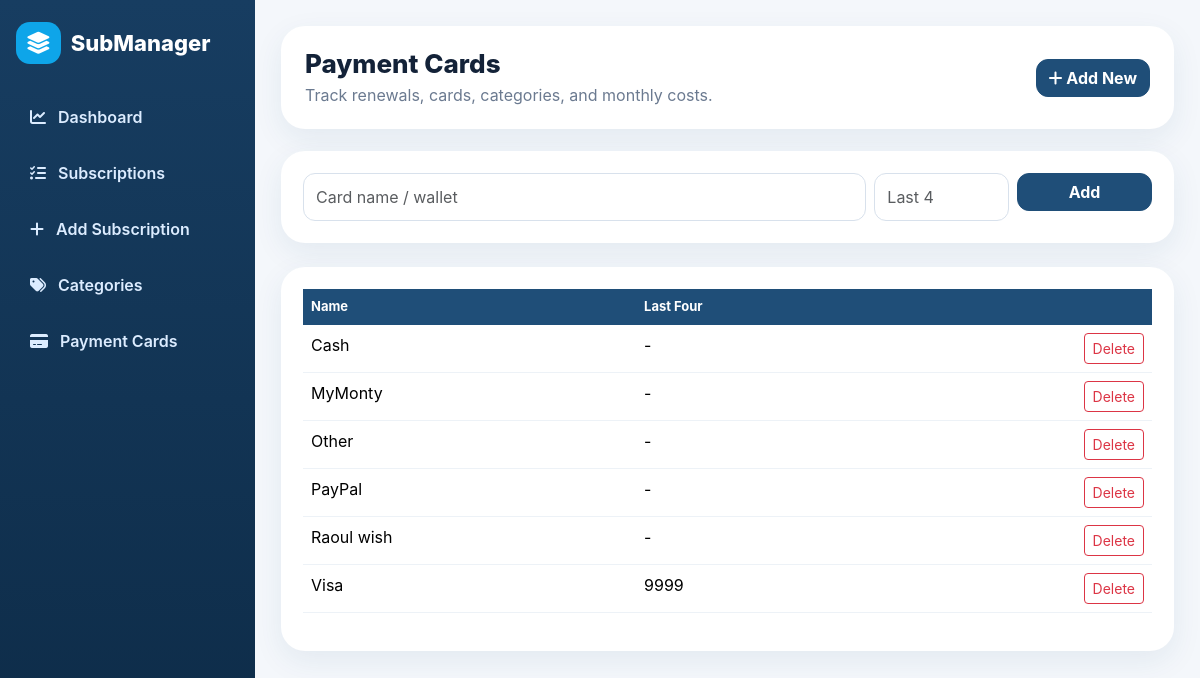
/cards.php, run on the app's committed database.
### tables this page shows
CREATE TABLE IF NOT EXISTS payment_cards (
  id INT AUTO_INCREMENT PRIMARY KEY,
  name VARCHAR(100) NOT NULL UNIQUE,
  last_four VARCHAR(10) NULL
);

### cards.php (the view, shortened to what this page needs)
<?php require 'db.php'; require 'layout.php';
$rows=$pdo->query("SELECT * FROM payment_cards ORDER BY name")->fetchAll(); page_header('Payment Cards'); ?>
<div class="cardx form-card"><form method="post" class="row g-2"><div class="col-md-8"><input name="name" class="form-control" placeholder="Card name / wallet"></div><div class="col-md-2"><input name="last_four" class="form-control" placeholder="Last 4"></div><div class="col-md-2"><button class="btn btn-primary w-100">Add</button></div></form></div>
<div class="cardx mt-4"><table class="table"><thead><tr><th>Name</th><th>Last Four</th><th></th></tr></thead><tbody><?php foreach($rows as $r): ?><tr><td><?= htmlspecialchars($r['name']) ?></td><td><?= htmlspecialchars($r['last_four'] ?? '-') ?></td><td class="text-end"><a class="btn btn-sm btn-outline-danger" href="?delete=<?= $r['id'] ?>">Delete</a></td></tr><?php endforeach; ?></tbody></table></div>
<?php page_footer(); ?>

### layout.php (shortened to what this page needs)
<?php
function page_header($title = 'Subscription Manager') { ?>
<!doctype html>
<html lang="en">
<head>
  <link href="https://cdn.jsdelivr.net/npm/bootstrap@5.3.3/dist/css/bootstrap.min.css" rel="stylesheet">
  <link href="https://cdnjs.cloudflare.com/ajax/libs/font-awesome/6.5.2/css/all.min.css" rel="stylesheet">
  <link href="assets/css/style.css" rel="stylesheet">
</head>
<body>
<div class="app">
  <aside class="sidebar">
    <div class="brand"><i class="fa-solid fa-layer-group"></i><span>SubManager</span></div>
    <a href="index.php"><i class="fa-solid fa-chart-line"></i> Dashboard</a>
    <a href="subscriptions.php"><i class="fa-solid fa-list-check"></i> Subscriptions</a>
    <a href="add-subscription.php"><i class="fa-solid fa-plus"></i> Add Subscription</a>
    <a href="categories.php"><i class="fa-solid fa-tags"></i> Categories</a>
    <a href="cards.php"><i class="fa-solid fa-credit-card"></i> Payment Cards</a>
  </aside>
  <main class="content">
    <div class="topbar">
      <div>
        <h1><?= htmlspecialchars($title) ?></h1>
        <p>Track renewals, cards, categories, and monthly costs.</p>
      </div>
      <a class="btn btn-primary" href="add-subscription.php"><i class="fa-solid fa-plus"></i> Add New</a>
    </div>
<?php }
function page_footer() { ?>
  </main>
</div>
</body>
</html>
<?php } ?>

### assets/css/style.css (style rules this page uses)
:root { --blue:#1f4e78;--teal:#087f73;--bg:#f4f7fb;--card:#fff;--text:#132238;--muted:#6b7a90;--red:#d90429;--orange:#f59e0b;--green:#0f9f6e }
* { box-sizing:border-box }
body { margin:0;background:var(--bg);font-family:Inter,Segoe UI,Arial,sans-serif;color:var(--text) }
.app { display:flex;min-height:100vh }
.sidebar { width:255px;background:linear-gradient(180deg,#173d61,#0d2b47);color:#fff;padding:22px 16px;position:fixed;top:0;bottom:0;left:0 }
.brand { display:flex;align-items:center;gap:10px;font-size:22px;font-weight:800;margin-bottom:28px }
.brand i { background:#0ea5e9;padding:10px;border-radius:14px }
.sidebar a { display:flex;align-items:center;gap:12px;color:#dcecff;text-decoration:none;padding:13px 14px;border-radius:13px;margin-bottom:6px;font-weight:600 }
.content { margin-left:255px;width:calc(100% - 255px);padding:26px }
.topbar { background:#fff;border-radius:24px;padding:22px 24px;display:flex;justify-content:space-between;align-items:center;box-shadow:0 10px 30px rgba(31,78,120,.08);margin-bottom:22px }
.topbar h1 { font-size:26px;font-weight:800;margin:0 }
.topbar p { color:var(--muted);margin:4px 0 0 }
.btn-primary { background:var(--blue);border-color:var(--blue);border-radius:12px;font-weight:700 }
.cardx { background:#fff;border-radius:24px;padding:22px;box-shadow:0 10px 30px rgba(31,78,120,.08) }
.table thead th { background:var(--blue);color:#fff;font-size:13px;border:0 }
.table td { border-color:#edf2f7 }
.form-control,.form-select { border-radius:12px;padding:11px 12px;border-color:#d8e1ec }

### data on the page
payment_cards: name "Cash", last_four "-"
payment_cards: name "MyMonty", last_four "-"
payment_cards: name "Other", last_four "-"
payment_cards: name "PayPal", last_four "-"
payment_cards: name "Raoul wish", last_four "-"
payment_cards: name "Visa", last_four "9999"

### other printed values
$title "Payment Cards"
